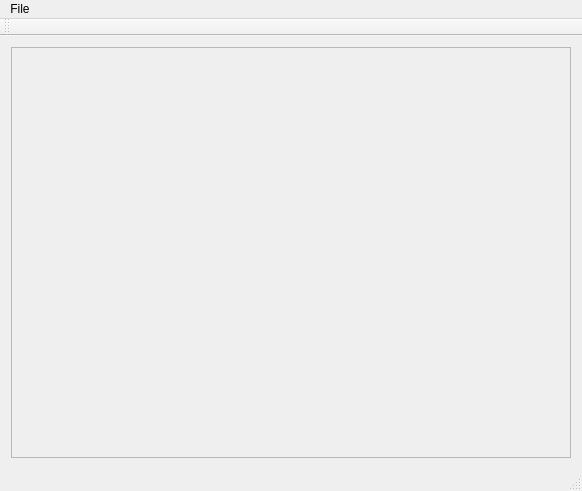
<?xml version="1.0" encoding="UTF-8"?>
<ui version="4.0">
 <class>MainWindow</class>
 <widget class="QMainWindow" name="MainWindow">
  <property name="geometry">
   <rect>
    <x>0</x>
    <y>0</y>
    <width>582</width>
    <height>491</height>
   </rect>
  </property>
  <property name="windowTitle">
   <string>MainWindow</string>
  </property>
  <widget class="QWidget" name="centralWidget">
   <layout class="QGridLayout" name="gridLayout">
    <item row="0" column="0">
     <widget class="QFrame" name="frame">
      <property name="frameShape">
       <enum>QFrame::StyledPanel</enum>
      </property>
      <property name="frameShadow">
       <enum>QFrame::Raised</enum>
      </property>
     </widget>
    </item>
   </layout>
  </widget>
  <widget class="QMenuBar" name="menuBar">
   <property name="geometry">
    <rect>
     <x>0</x>
     <y>0</y>
     <width>582</width>
     <height>21</height>
    </rect>
   </property>
   <widget class="QMenu" name="menuFile">
    <property name="title">
     <string>File</string>
    </property>
    <addaction name="actionNew"/>
    <addaction name="actionOpen"/>
    <addaction name="actionClose"/>
    <addaction name="actionSave"/>
    <addaction name="actionSave_As"/>
    <addaction name="separator"/>
   </widget>
   <addaction name="menuFile"/>
  </widget>
  <widget class="QToolBar" name="mainToolBar">
   <attribute name="toolBarArea">
    <enum>TopToolBarArea</enum>
   </attribute>
   <attribute name="toolBarBreak">
    <bool>false</bool>
   </attribute>
  </widget>
  <widget class="QStatusBar" name="statusBar"/>
  <action name="actionNew">
   <property name="text">
    <string>New</string>
   </property>
  </action>
  <action name="actionOpen">
   <property name="text">
    <string>Open...</string>
   </property>
  </action>
  <action name="actionSave">
   <property name="text">
    <string>Save</string>
   </property>
  </action>
  <action name="actionSave_As">
   <property name="text">
    <string>Save As...</string>
   </property>
  </action>
  <action name="actionClose">
   <property name="text">
    <string>Close</string>
   </property>
  </action>
 </widget>
 <layoutdefault spacing="6" margin="11"/>
 <resources/>
 <connections/>
</ui>
